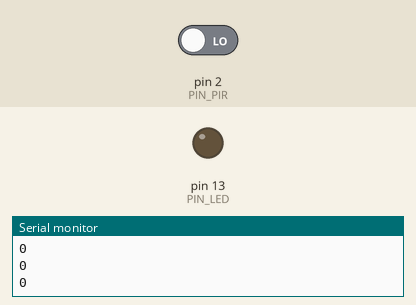
Simulated run of this program. Board: Arduino Uno, built with avr-gcc and run on an emulated ATmega328P. On the bench: output pins drawn as LEDs (lit = HIGH), the last lines printed to the serial monitor. Inputs (shaded band) come from the test bench; at power-on: pin 2 (PIN_PIR) LOW.

Above: at 1.2 s.
1.3 s: pin 2 (PIN_PIR) driven HIGH
At 1.9 s:
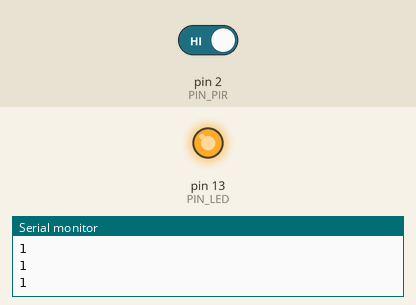
Timing chart, 0 to 7.9 s (numbered marks = the images above; inputs shaded):
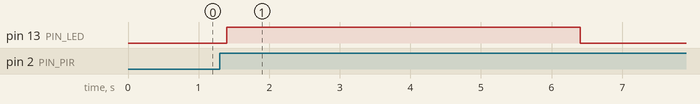

The program:

main.cpp
```cpp
// src/main.cpp
#include <Arduino.h>

#define PIN_PIR  2
#define PIN_LED  13

const unsigned long TIEMPO_PRESENCIA_MS = 5000;
const unsigned long DEBOUNCE_MS         = 200;

volatile bool movimientoDetectado = false;
unsigned long ultimaDeteccion     = 0;
bool          estadoLED           = false;

void isrPIR() {
    if (digitalRead(PIN_PIR) == HIGH) {
        movimientoDetectado = true;
    }
}

void setup() {
    Serial.begin(115200);
    Serial.println(F("=== PIR Arduino Uno ==="));
    pinMode(PIN_PIR, INPUT);
    pinMode(PIN_LED, OUTPUT);
    digitalWrite(PIN_LED, LOW);
    attachInterrupt(digitalPinToInterrupt(PIN_PIR), isrPIR, CHANGE);
}

void loop() {
    unsigned long ahora = millis();

    // Debug: ver estado crudo del pin
    Serial.println(digitalRead(PIN_PIR));
    delay(200);

    if (movimientoDetectado) {
        noInterrupts();
        movimientoDetectado = false;
        interrupts();

        if ((ahora - ultimaDeteccion) >= DEBOUNCE_MS) {
            ultimaDeteccion = ahora;
            if (!estadoLED) Serial.println(F(">> Movimiento detectado"));
            estadoLED = true;
            digitalWrite(PIN_LED, HIGH);
        }
    }

    if (estadoLED && (ahora - ultimaDeteccion) >= TIEMPO_PRESENCIA_MS) {
        estadoLED = false;
        digitalWrite(PIN_LED, LOW);
        Serial.println(F(">> Sin movimiento"));
    }
}
```

Measured:
- after the input at 1.3 s, pin 13 (PIN_LED): LOW → HIGH after 0.10 s, → LOW 5.0 s later
